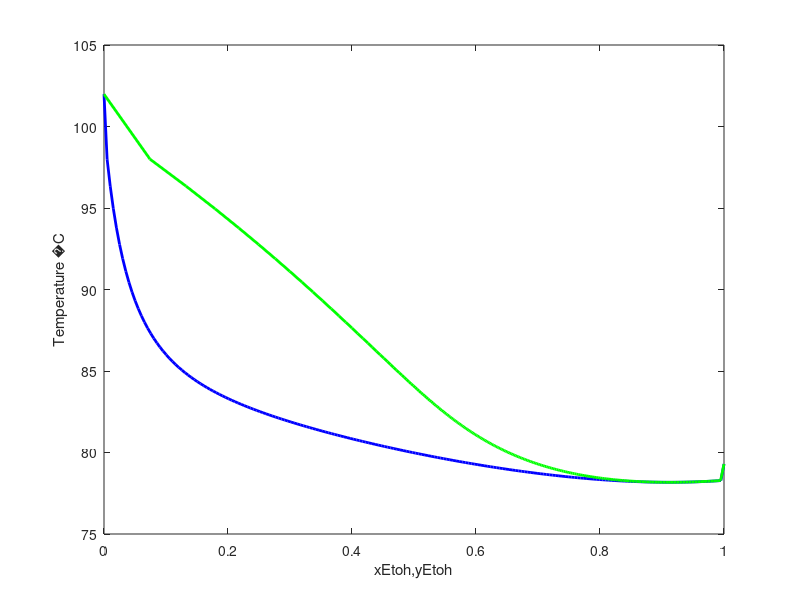

This figure's MATLAB source:
function plot_txy()
    load('base_xy_diagram.mat','xEtoh','yEtoh','T_eqlm')
    
    plot(xEtoh,T_eqlm,'b','LineWidth',2)
    hold on
    plot(yEtoh,T_eqlm,'g','LineWidth',2)
    xlabel('xEtoh,yEtoh')
    ylabel(['Temperature ' char(176)  'C'])
    saveas(gcf,'xy diagrams/T_xy_1atm.png')
    close(gcf)
end